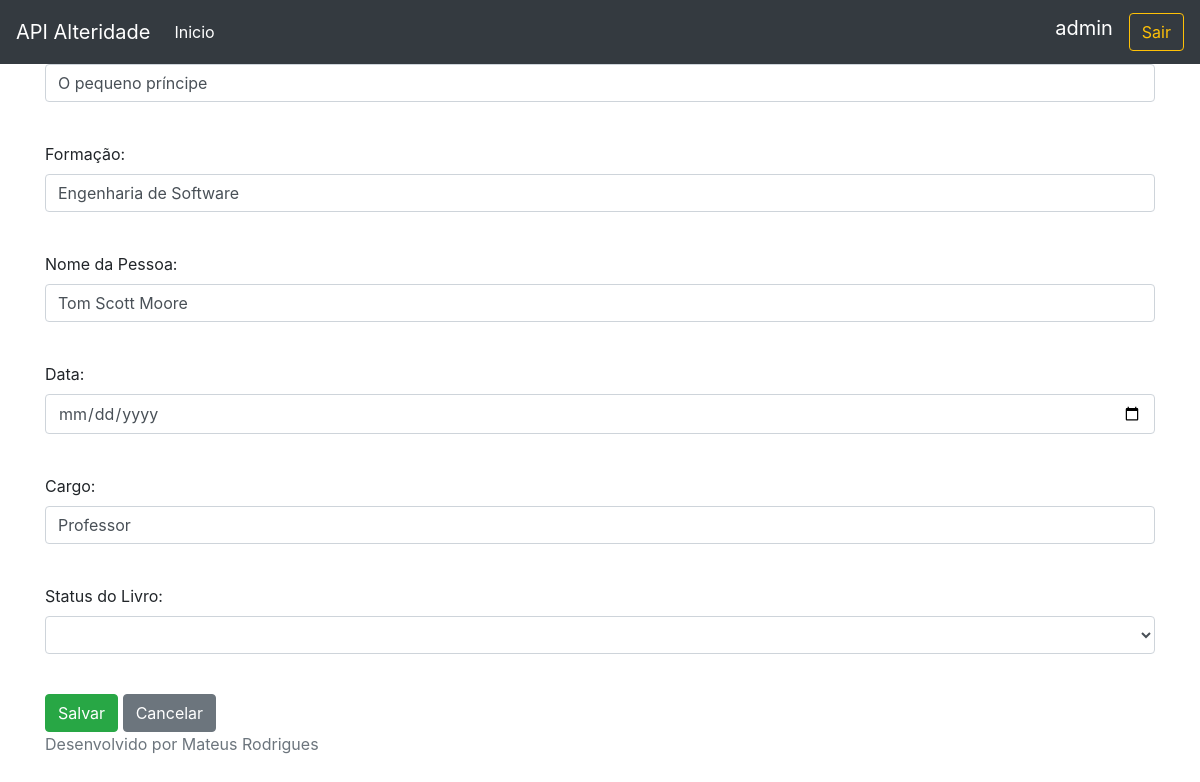
/biblioteca/editar/2/ (signed in), run on the app's committed database.
### alteridade/models.py (models this page shows, shortened)
class Biblioteca(models.Model):
    curse= models.CharField(max_length=120, null=True,blank=True)
    people= models.CharField(max_length=120, null=False,blank=False)
    data=models.DateField()
    livro= models.CharField(max_length=200)
    cargo= models.CharField(max_length=100, null=True,blank=True)
    status= models.ForeignKey(Status,on_delete=models.PROTECT)

### alteridade/views.py (the view)
# urls.py: path('biblioteca/editar/<int:id>/',editarBiblioteca,name='editar_biblioteca'),
@login_required
def editarBiblioteca(request,id):
    stats= Status.objects.all()
    biblioteca= Biblioteca.objects.get(pk=id)
    return render(request,'adicionarBiblioteca.html',context={'stats':stats,'biblioteca':biblioteca})

### alteridade/templates/adicionarBiblioteca.html (shortened to what this page needs)
{% extends 'base.html' %}
{% block conteudo %}
<mat-card>
    <mat-card-header><h5 class="text-center">Dados do Livro</h5></mat-card-header>
</mat-card>
<form action="/biblioteca/salvar" method="post">
    <div class='form-group'>
        <label>Nome do livro:</label>
        <input  class ='form-control' id = 'livro' name='livro' type="text" value='{{biblioteca.livro}}' required></input>
    </div>
    <br/>
    <div class='form-group'>
        <label>Formação:</label>
        <input  class ='form-control' id = 'curse' name='curse' type="text" value='{{biblioteca.curse}}' required></input>
    </div>
    <br/>
    <div class='form-group'>
        <label>Nome da Pessoa:</label>
        <input  class ='form-control' id = 'people' name='people' type="text" value='{{biblioteca.people}}' required></input>
    </div>
    <br/>
    <div class='form-group'>
        <label>Data:</label>
        <input  class ='form-control' id = 'data' name='data' type="date" value='{{biblioteca.data}}' required></input>
    </div>
    <br/>
    <div class='form-group'>
        <label>Cargo:</label>
        <input  class ='form-control' id = 'cargo' name='cargo' type="text" value='{{biblioteca.cargo}}' ></input>
    </div>
    <br/>
    <div class='form-group'>
        <label for="autor_anime">Status do Livro:</label>
        <select class= 'form-control' id = 'stats' name='stats' required>
            <option value=""></option>
            {% for s in stats %}
			    <option value="{{s.id}}"> {{s.situacao}}</option>
			{% endfor %}
        </select>
    </div>
    <br/>
    <button type="submit" class="btn btn-success" role="button">Salvar</button>
    <a href="/curso" class="btn btn-secondary"> Cancelar</a>
</form>
{% endblock %}

### alteridade/templates/base.html (shortened to what this page needs)
<!doctype html>
<html lang="en">
  <head>
    <link rel="stylesheet" href="https://maxcdn.bootstrapcdn.com/bootstrap/4.0.0/css/bootstrap.min.css">
    <link rel="stylesheet" href="https://getbootstrap.com/docs/4.0/examples/sticky-footer-navbar/sticky-footer-navbar.css" />
  </head>
  <body>
    <header>
      <nav class="navbar navbar-expand-md navbar-dark fixed-top bg-dark">
        <a class="navbar-brand" href="#">
          API Alteridade
        </a>
        <div class="collapse navbar-collapse" id="navbarCollapse">
          <ul class="navbar-nav mr-auto">
            <li class="nav-item">
              <a class="nav-link" href="/index"><font color='#fff'>Inicio</font></a>
            </li>
            </ul>
            <label class="navbar-brand">{{request.user}}</label>
	          <a class="btn btn-outline-warning my-2 my-sm-0" href="/">Sair</a>
        </div>
      </nav>
    </header>
    <main role="main" class="container">
        {% block conteudo %}
        {% endblock %}
    </main>
    <footer class="footer">
      <div class="container">
        <span class="text-muted">Desenvolvido por Mateus Rodrigues</span>
      </div>
    </footer>
  </body>
</html>

### data on the page
Biblioteca: livro "O pequeno príncipe", curse "Engenharia de Software", people "Tom Scott Moore", cargo "Professor"

### other printed values
{{ request.user }} "admin"
